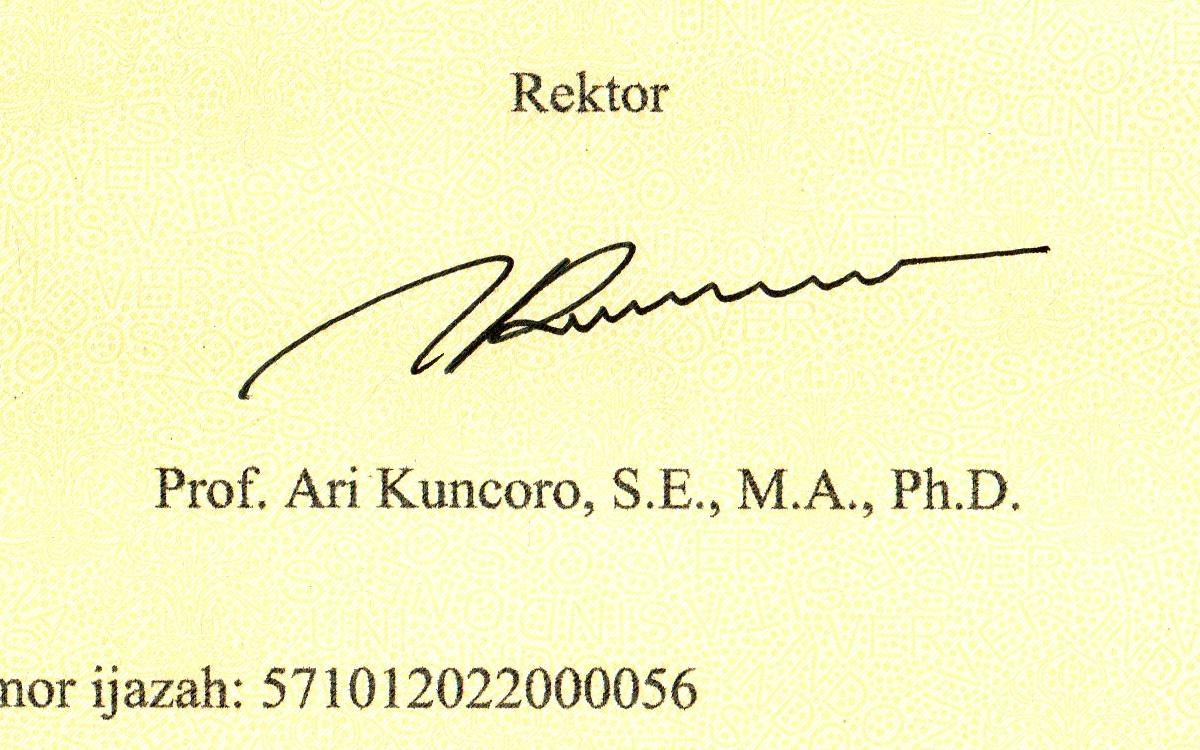
#> input picture Tugas_06/citra-digital6/dataset/cropped/01_HighQuality_Enhanced_signature_crop.jpg, 1200 x 750 px
$ python main.py
#> lines starting #> are read from the running program, lines starting #| are printed output that depends on the picture; after the words box and inside, x2 and y2 are one past the last pixel; in counts of white or black regions, pixels touching at a corner belong together
import cv2
from pathlib import Path

BASE_DIR = Path(__file__).resolve().parent.parent

input_dir = BASE_DIR / "dataset" / "cropped"
output_dir = BASE_DIR / "results" / "final"

output_dir.mkdir(parents=True, exist_ok=True)

image_files = [
    input_dir / "01_HighQuality_Enhanced_signature_crop.jpg",
    input_dir / "02_LowContrast_signature_crop.jpg",
    input_dir / "03_Blurred_signature_crop.jpg",
    input_dir / "04_HighNoise_signature_crop.jpg",
    input_dir / "05_LowResolution_Upsampled_signature_crop.jpg",
    input_dir / "06_Faded_Underexposed_signature_crop.jpg",
    input_dir / "07_ColorShift_WarmTint_signature_crop.jpg",
    input_dir / "08_JPEGCompression_Artifacts_signature_crop.jpg",
    input_dir / "09_CombinedDegradation_signature_crop.jpg",
]

kernel = cv2.getStructuringElement(
    cv2.MORPH_RECT,
    (3, 3)
)

threshold_area = 2.0

for input_path in image_files:

    image = cv2.imread(str(input_path))
#> image is the input picture: shape (750, 1200, 3); mean B, G, R 195.5, 246, 246.4

    gray = cv2.cvtColor(
        image,
        cv2.COLOR_BGR2GRAY
    )
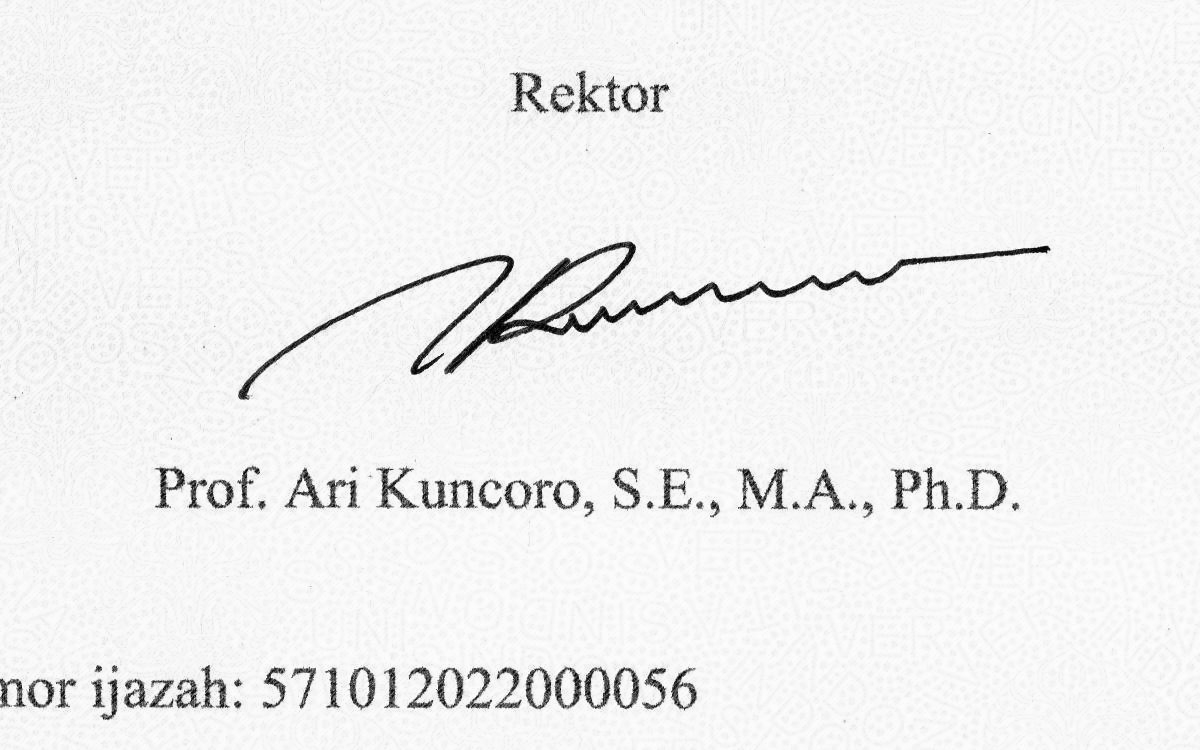
#> gray: shape (750, 1200); min 0, max 254, mean 240.4

    _, binary = cv2.threshold(
        gray,
        0,
        255,
        cv2.THRESH_BINARY_INV + cv2.THRESH_OTSU
    )
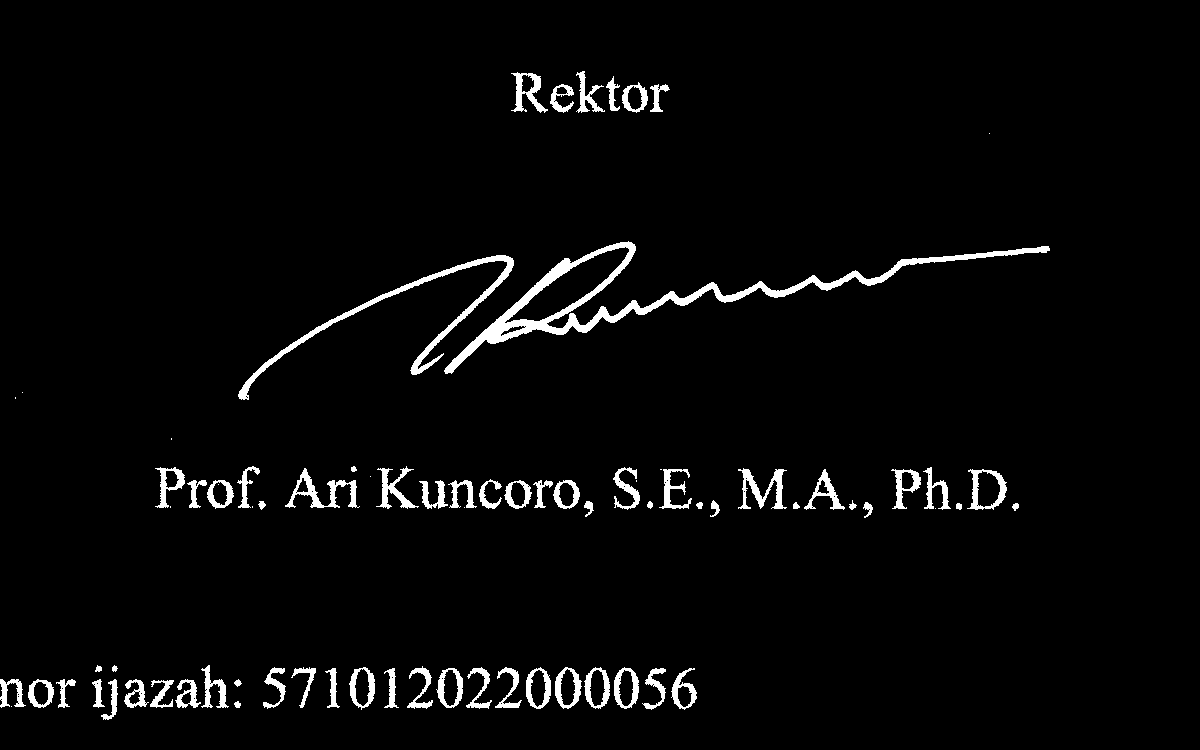
#> binary: shape (750, 1200); 3.2% white; 79 white regions (13 under 20 px), largest, box (x1, y1, x2, y2) and area: (444, 241, 1050, 374) 6770, (238, 255, 514, 400) 2674, (285, 468, 360, 508) 837

    opening = cv2.morphologyEx(
        binary,
        cv2.MORPH_OPEN,
        kernel
    )
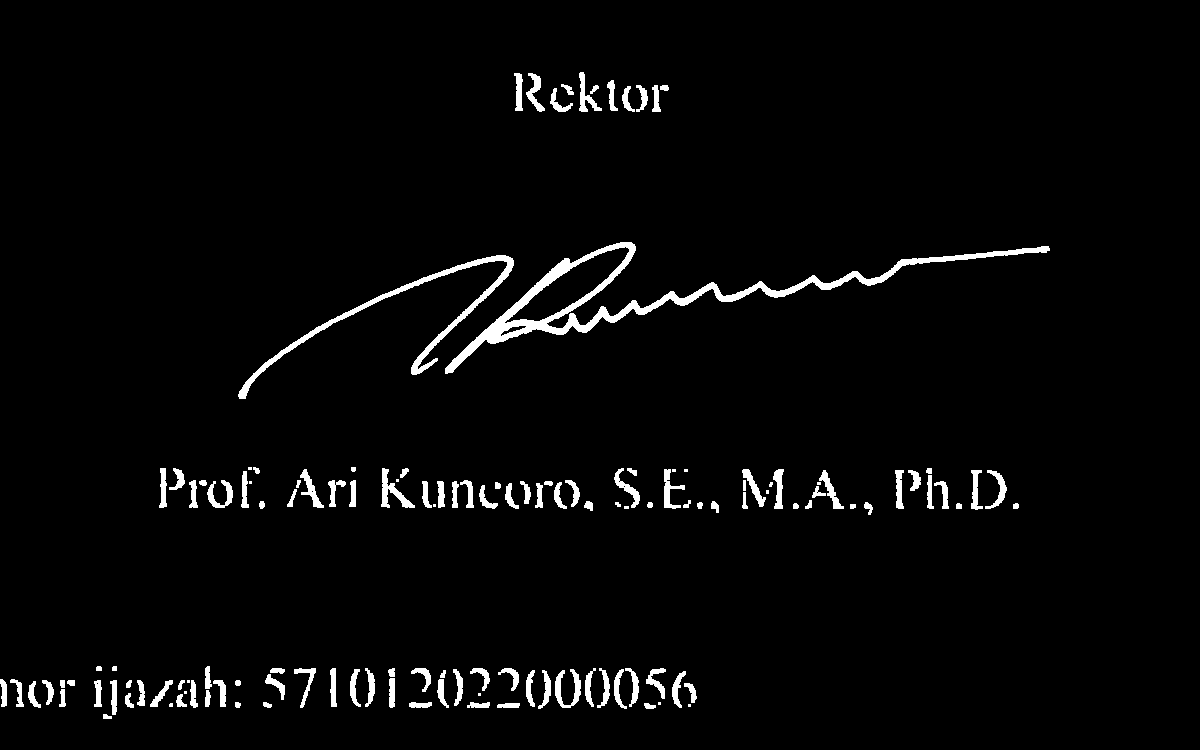
#> opening: shape (750, 1200); 2.9% white; 138 white regions (16 under 20 px), largest, box (x1, y1, x2, y2) and area: (445, 242, 1050, 374) 6751, (238, 255, 514, 399) 2640, (381, 468, 415, 508) 450

    closing = cv2.morphologyEx(
        opening,
        cv2.MORPH_CLOSE,
        kernel
    )
#> closing: shape (750, 1200); 2.9% white; 109 white regions (9 under 20 px), largest, box (x1, y1, x2, y2) and area: (445, 242, 1050, 374) 6817, (238, 255, 514, 399) 2651, (971, 470, 1007, 510) 538

    foreground_pixels = cv2.countNonZero(closing)
#> foreground_pixels = 26330

    total_pixels = (
        closing.shape[0] *
        closing.shape[1]
    )
#> total_pixels = 900000

    foreground_percentage = (
        foreground_pixels /
        total_pixels
    ) * 100
#> foreground_percentage = 2.93

    if foreground_percentage >= threshold_area:
        result = "SIGNATURE PRESENT"
    else:
        result = "SIGNATURE ABSENT"

    output_path = (
        output_dir /
        f"{input_path.stem}_final.jpg"
    )

    cv2.imwrite(
        str(output_path),
        closing
    )

    print(input_path.name)
    print(
        "Foreground:",
        foreground_pixels
    )
#| Foreground: 26330
    print(
        "Percentage:",
        round(foreground_percentage, 2),
        "%"
    )
#| Percentage: 2.93 %
    print("Result:", result)
    print("-" * 40)
#> pass 2 of the loop `for input_path in image_files:`:
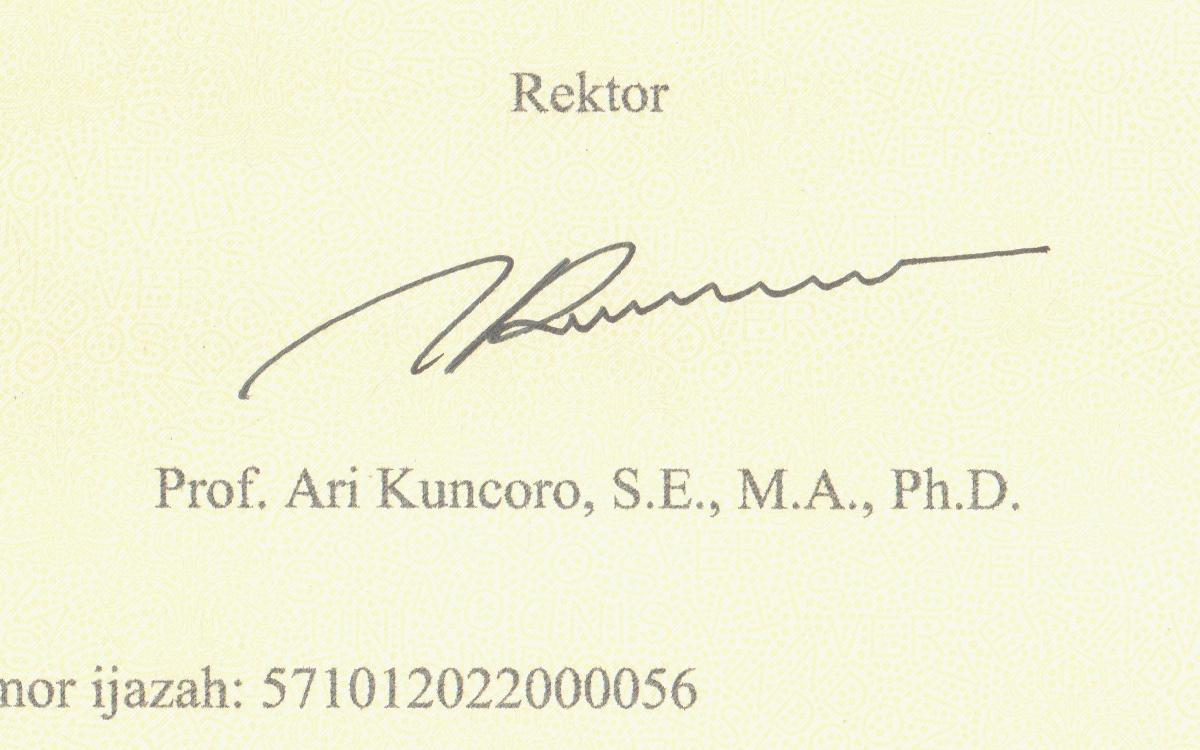
#> input picture Tugas_06/citra-digital6/dataset/cropped/02_LowContrast_signature_crop.jpg, 1200 x 750 px
#> image is the input picture: shape (750, 1200, 3); mean B, G, R 216.7, 244.3, 244.5
#> `_, binary = cv2.threshold( gray, 0, 255, cv2.THRESH_BINARY_INV + cv2.T..`:
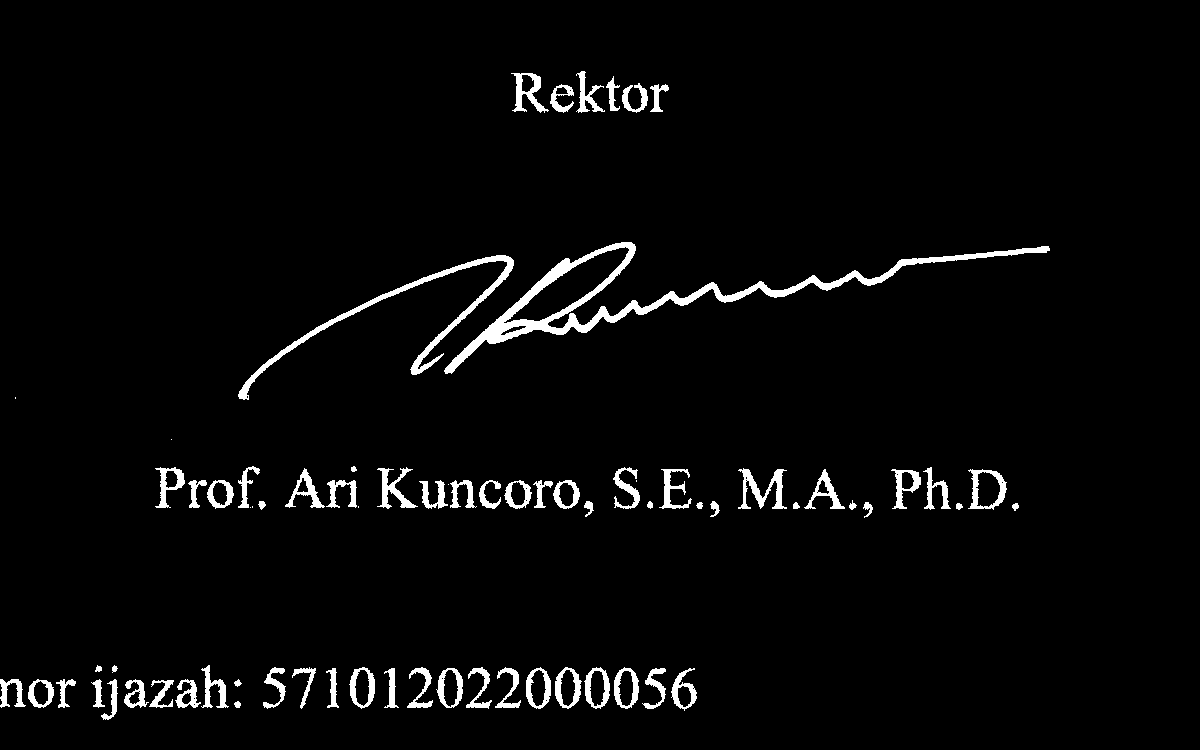
#> binary: shape (750, 1200); 3.2% white; 74 white regions (7 under 20 px), largest, box (x1, y1, x2, y2) and area: (444, 242, 1050, 374) 6844, (238, 255, 514, 400) 2696, (738, 468, 787, 509) 766
#> `opening = cv2.morphologyEx( binary, cv2.MORPH_OPEN, kernel )`:
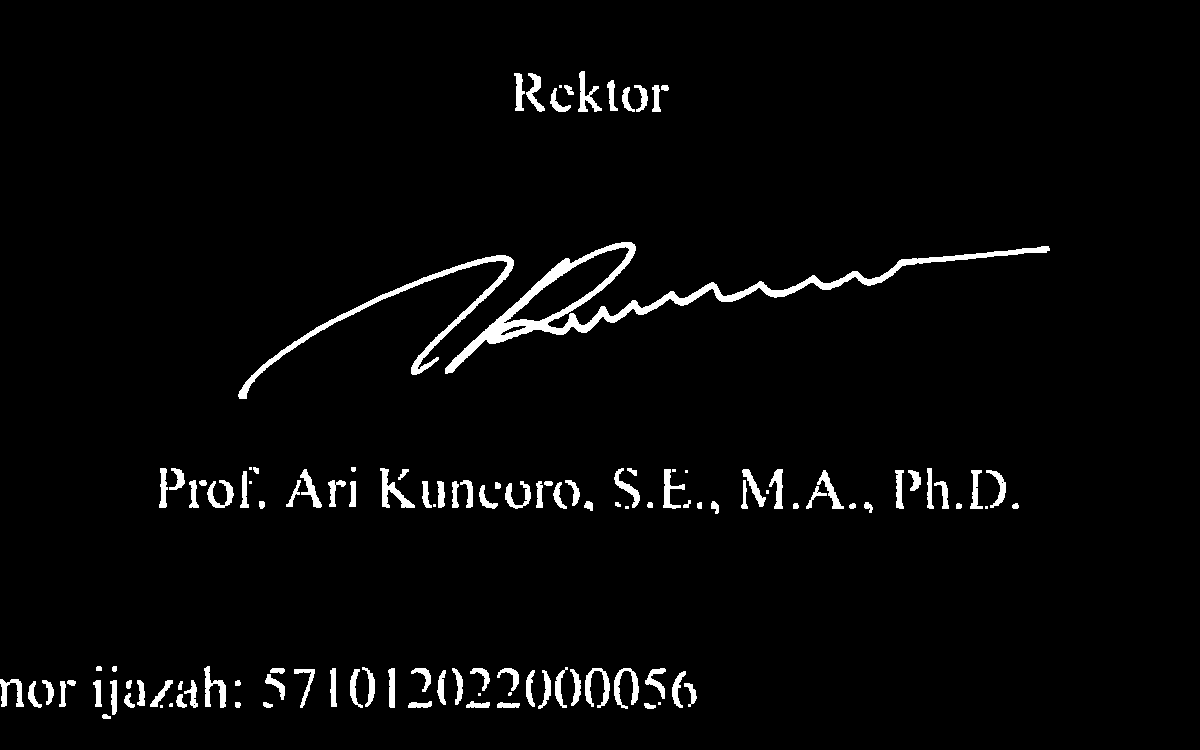
#> opening: shape (750, 1200); 3% white; 123 white regions (14 under 20 px), largest, box (x1, y1, x2, y2) and area: (445, 242, 1050, 374) 6829, (238, 255, 514, 399) 2671, (380, 468, 415, 508) 468
#> closing: shape (750, 1200); 3% white; 97 white regions (6 under 20 px), largest, box (x1, y1, x2, y2) and area: (445, 242, 1050, 374) 6906, (238, 255, 514, 399) 2682, (514, 73, 545, 112) 554
#> foreground_pixels = 26937
#> foreground_percentage = 2.99
#| Foreground: 26937
#| Percentage: 2.99 %
#> pass 3 of the loop `for input_path in image_files:`:
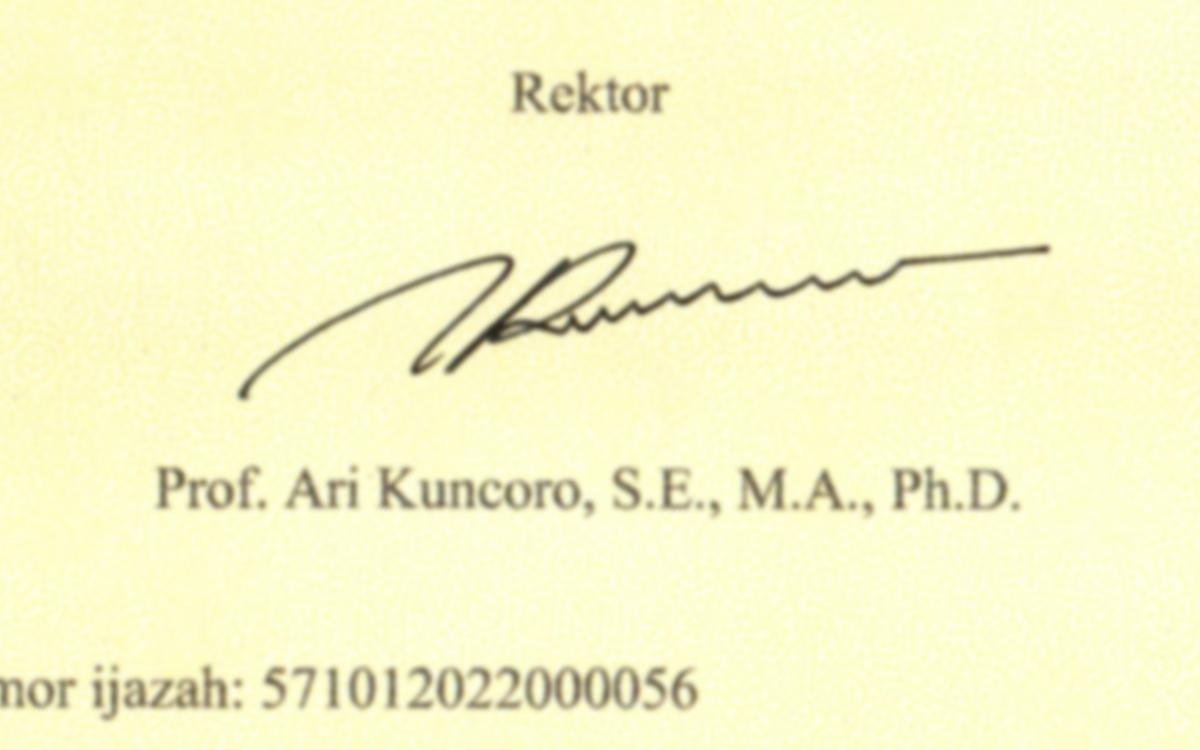
#> input picture Tugas_06/citra-digital6/dataset/cropped/03_Blurred_signature_crop.jpg, 1200 x 750 px
#> image is the input picture: shape (750, 1200, 3); mean B, G, R 202.1, 247.3, 248
#> `gray = cv2.cvtColor( image, cv2.COLOR_BGR2GRAY )`:
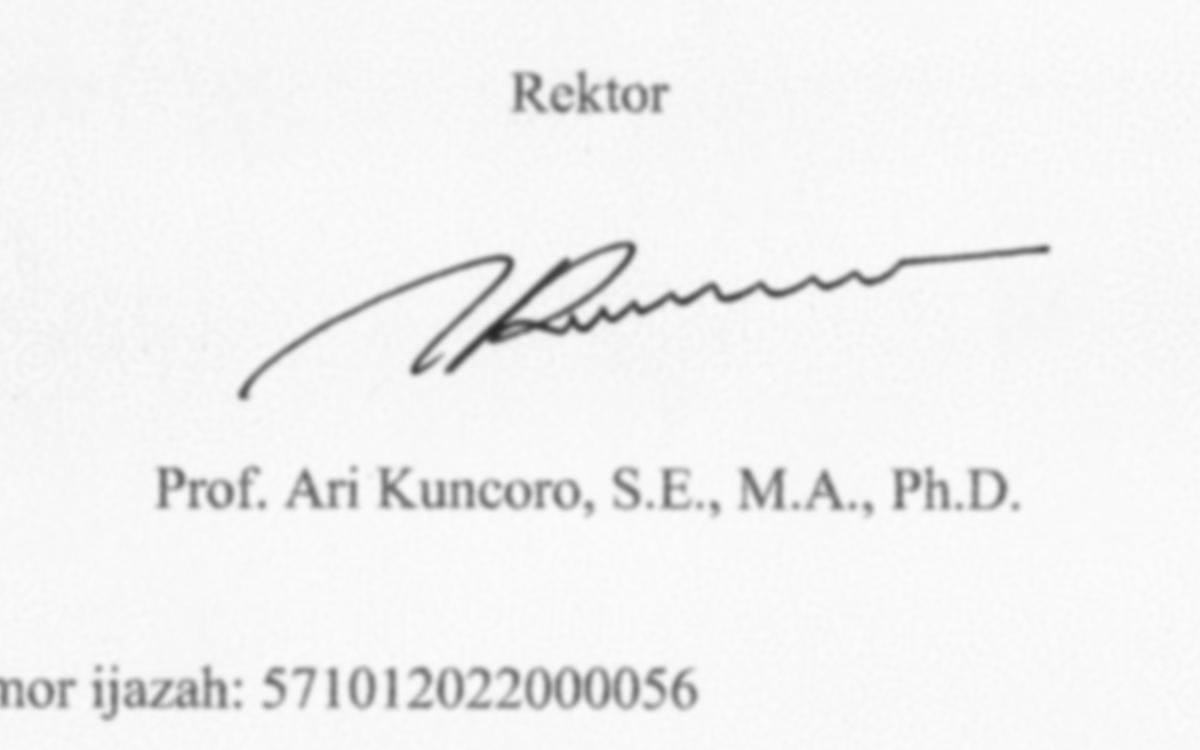
#> gray: shape (750, 1200); min 36, max 252, mean 242.4
#> `_, binary = cv2.threshold( gray, 0, 255, cv2.THRESH_BINARY_INV + cv2.T..`:
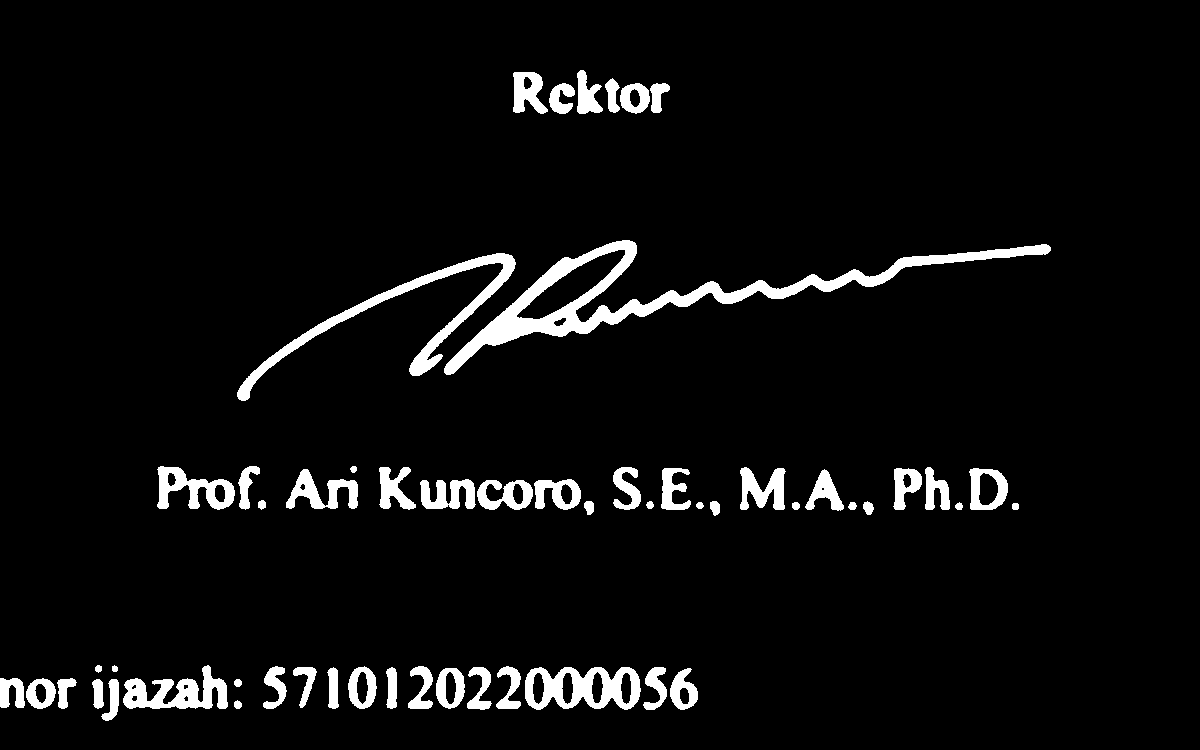
#> binary: shape (750, 1200); 5% white; 55 white regions, largest, box (x1, y1, x2, y2) and area: (444, 240, 1051, 375) 10459, (237, 253, 516, 401) 4476, (525, 667, 641, 710) 2961
#> opening: shape (750, 1200); 5% white; 57 white regions, largest, box (x1, y1, x2, y2) and area: (444, 240, 1051, 375) 10453, (237, 253, 516, 401) 4474, (525, 667, 641, 710) 2961
#> closing: shape (750, 1200); 5% white; 50 white regions, largest, box (x1, y1, x2, y2) and area: (444, 240, 1051, 375) 10462, (237, 253, 516, 401) 4484, (420, 479, 581, 510) 2995
#> foreground_pixels = 45437
#> foreground_percentage = 5.05
#| Foreground: 45437
#| Percentage: 5.05 %
#> (the run stopped early here; a loop or call above may not have finished)
